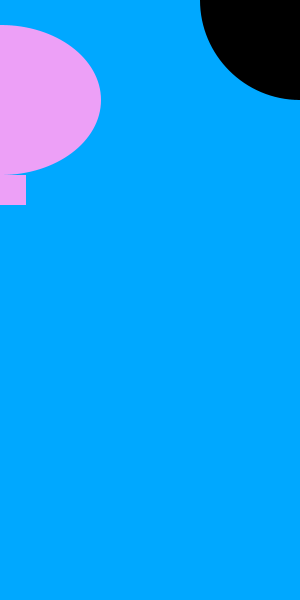
Frame 1 (no input)
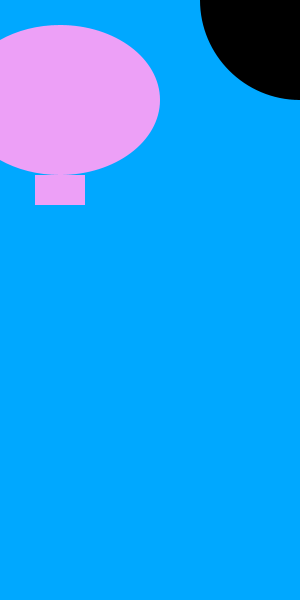
Frame 60 (the mouse pressed at the canvas centre just before this capture)
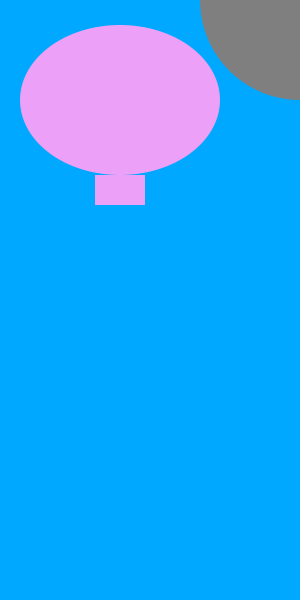
Frame 120 (the mouse held since frame 60 and released just before this capture)

The Processing sketch that drew these frames (run headless with seeded random() and noise(); from frame 60 on, the mouse is pressed at the canvas centre):

// Processing sketch: blimpModMath
// ── blimpModMath.pde
void setup() {
  size(300, 600);
    
  noStroke();
}

void draw() {
  
  background(0, 168, 255);

  float mousePosition = mouseX;
  float ellipseFill = map(mousePosition, 0, width, 0, 255);
  fill(ellipseFill);
  ellipse(width, 0, 200, 200);

  fill(237, 160, 247);  
  ellipse(frameCount % width, 100, 200, 150);
  rect(frameCount % width - 25, 175, 50, 30);

}
